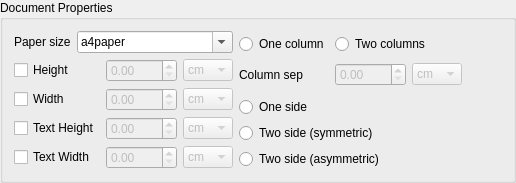
                <widget class="QGroupBox" name="groupBox">
                 <property name="title">
                  <string>Document Properties</string>
                 </property>
                 <layout class="QGridLayout" name="gridLayout_11">
                  <item row="0" column="2" rowspan="3">
                   <spacer name="horizontalSpacer">
                    <property name="orientation">
                     <enum>Qt::Horizontal</enum>
                    </property>
                    <property name="sizeHint" stdset="0">
                     <size>
                      <width>40</width>
                      <height>20</height>
                     </size>
                    </property>
                   </spacer>
                  </item>
                  <item row="2" column="1">
                   <layout class="QVBoxLayout" name="verticalLayout_7">
                    <item>
                     <widget class="QRadioButton" name="OneSideButton">
                      <property name="sizePolicy">
                       <sizepolicy hsizetype="Fixed" vsizetype="Fixed">
                        <horstretch>0</horstretch>
                        <verstretch>0</verstretch>
                       </sizepolicy>
                      </property>
                      <property name="text">
                       <string>One side</string>
                      </property>
                      <attribute name="buttonGroup">
                       <string notr="true">SideLayOutGroup</string>
                      </attribute>
                     </widget>
                    </item>
                    <item>
                     <widget class="QRadioButton" name="TwoSideSymmetricButton">
                      <property name="sizePolicy">
                       <sizepolicy hsizetype="Fixed" vsizetype="Fixed">
                        <horstretch>0</horstretch>
                        <verstretch>0</verstretch>
                       </sizepolicy>
                      </property>
                      <property name="text">
                       <string>Two side (symmetric)</string>
                      </property>
                      <attribute name="buttonGroup">
                       <string notr="true">SideLayOutGroup</string>
                      </attribute>
                     </widget>
                    </item>
                    <item>
                     <widget class="QRadioButton" name="TwoSideAsymmetricButton">
                      <property name="sizePolicy">
                       <sizepolicy hsizetype="Fixed" vsizetype="Fixed">
                        <horstretch>0</horstretch>
                        <verstretch>0</verstretch>
                       </sizepolicy>
                      </property>
                      <property name="text">
                       <string>Two side (asymmetric)</string>
                      </property>
                      <attribute name="buttonGroup">
                       <string notr="true">SideLayOutGroup</string>
                      </attribute>
                     </widget>
                    </item>
                   </layout>
                  </item>
                  <item row="0" column="0">
                   <layout class="QHBoxLayout" name="horizontalLayout_22">
                    <item>
                     <widget class="QLabel" name="label_14">
                      <property name="sizePolicy">
                       <sizepolicy hsizetype="Fixed" vsizetype="Preferred">
                        <horstretch>0</horstretch>
                        <verstretch>0</verstretch>
                       </sizepolicy>
                      </property>
                      <property name="text">
                       <string>Paper size</string>
                      </property>
                     </widget>
                    </item>
                    <item>
                     <widget class="QComboBox" name="PaperSizeComboGeometry">
                      <property name="editable">
                       <bool>true</bool>
                      </property>
                      <property name="currentIndex">
                       <number>4</number>
                      </property>
                      <item>
                       <property name="text">
                        <string>a0paper</string>
                       </property>
                      </item>
                      <item>
                       <property name="text">
                        <string>a1paper</string>
                       </property>
                      </item>
                      <item>
                       <property name="text">
                        <string>a2paper</string>
                       </property>
                      </item>
                      <item>
                       <property name="text">
                        <string>a3paper</string>
                       </property>
                      </item>
                      <item>
                       <property name="text">
                        <string>a4paper</string>
                       </property>
                      </item>
                      <item>
                       <property name="text">
                        <string>a5parer</string>
                       </property>
                      </item>
                      <item>
                       <property name="text">
                        <string>b6paper</string>
                       </property>
                      </item>
                      <item>
                       <property name="text">
                        <string>b0paper</string>
                       </property>
                      </item>
                      <item>
                       <property name="text">
                        <string>b1paper</string>
                       </property>
                      </item>
                      <item>
                       <property name="text">
                        <string>b2paper</string>
                       </property>
                      </item>
                      <item>
                       <property name="text">
                        <string>b3paper</string>
                       </property>
                      </item>
                      <item>
                       <property name="text">
                        <string>b4paper</string>
                       </property>
                      </item>
                      <item>
                       <property name="text">
                        <string>b5paper</string>
                       </property>
                      </item>
                      <item>
                       <property name="text">
                        <string>b6paper</string>
                       </property>
                      </item>
                      <item>
                       <property name="text">
                        <string>c0paper</string>
                       </property>
                      </item>
                      <item>
                       <property name="text">
                        <string>c1paper</string>
                       </property>
                      </item>
                      <item>
                       <property name="text">
                        <string>c2paper</string>
                       </property>
                      </item>
                      <item>
                       <property name="text">
                        <string>c3paper</string>
                       </property>
                      </item>
                      <item>
                       <property name="text">
                        <string>c4paper</string>
                       </property>
                      </item>
                      <item>
                       <property name="text">
                        <string>c5paper</string>
                       </property>
                      </item>
                      <item>
                       <property name="text">
                        <string>c6paper</string>
                       </property>
                      </item>
                      <item>
                       <property name="text">
                        <string>letterpaper</string>
                       </property>
                      </item>
                      <item>
                       <property name="text">
                        <string>executivepaper</string>
                       </property>
                      </item>
                      <item>
                       <property name="text">
                        <string>legalpaper</string>
                       </property>
                      </item>
                     </widget>
                    </item>
                   </layout>
                  </item>
                  <item row="1" column="0" rowspan="2">
                   <layout class="QGridLayout" name="gridLayout_9">
                    <item row="0" column="0">
                     <widget class="QCheckBox" name="SetHeightCheckBox">
                      <property name="sizePolicy">
                       <sizepolicy hsizetype="Fixed" vsizetype="Fixed">
                        <horstretch>0</horstretch>
                        <verstretch>0</verstretch>
                       </sizepolicy>
                      </property>
                      <property name="text">
                       <string>Height</string>
                      </property>
                     </widget>
                    </item>
                    <item row="0" column="1">
                     <layout class="QHBoxLayout" name="horizontalLayout_11">
                      <item>
                       <widget class="QDoubleSpinBox" name="HeightSpinBox">
                        <property name="enabled">
                         <bool>false</bool>
                        </property>
                        <property name="sizePolicy">
                         <sizepolicy hsizetype="Fixed" vsizetype="Fixed">
                          <horstretch>0</horstretch>
                          <verstretch>0</verstretch>
                         </sizepolicy>
                        </property>
                        <property name="minimum">
                         <double>0.000000000000000</double>
                        </property>
                        <property name="maximum">
                         <double>1000.000000000000000</double>
                        </property>
                       </widget>
                      </item>
                      <item>
                       <widget class="QComboBox" name="HeightUnitCombo">
                        <property name="enabled">
                         <bool>false</bool>
                        </property>
                        <property name="sizePolicy">
                         <sizepolicy hsizetype="Fixed" vsizetype="Fixed">
                          <horstretch>0</horstretch>
                          <verstretch>0</verstretch>
                         </sizepolicy>
                        </property>
                        <item>
                         <property name="text">
                          <string>cm</string>
                         </property>
                        </item>
                        <item>
                         <property name="text">
                          <string>mm</string>
                         </property>
                        </item>
                        <item>
                         <property name="text">
                          <string>in</string>
                         </property>
                        </item>
                        <item>
                         <property name="text">
                          <string>pt</string>
                         </property>
                        </item>
                       </widget>
                      </item>
                     </layout>
                    </item>
                    <item row="1" column="1">
                     <layout class="QHBoxLayout" name="horizontalLayout_12">
                      <item>
                       <widget class="QDoubleSpinBox" name="WidthSpinBox">
                        <property name="enabled">
                         <bool>false</bool>
                        </property>
                        <property name="sizePolicy">
                         <sizepolicy hsizetype="Fixed" vsizetype="Fixed">
                          <horstretch>0</horstretch>
                          <verstretch>0</verstretch>
                         </sizepolicy>
                        </property>
                        <property name="minimum">
                         <double>0.000000000000000</double>
                        </property>
                        <property name="maximum">
                         <double>1000.000000000000000</double>
                        </property>
                       </widget>
                      </item>
                      <item>
                       <widget class="QComboBox" name="WidthUnitCombo">
                        <property name="enabled">
                         <bool>false</bool>
                        </property>
                        <property name="sizePolicy">
                         <sizepolicy hsizetype="Fixed" vsizetype="Fixed">
                          <horstretch>0</horstretch>
                          <verstretch>0</verstretch>
                         </sizepolicy>
                        </property>
                        <item>
                         <property name="text">
                          <string>cm</string>
                         </property>
                        </item>
                        <item>
                         <property name="text">
                          <string>mm</string>
                         </property>
                        </item>
                        <item>
                         <property name="text">
                          <string>in</string>
                         </property>
                        </item>
                        <item>
                         <property name="text">
                          <string>pt</string>
                         </property>
                        </item>
                       </widget>
                      </item>
                     </layout>
                    </item>
                    <item row="1" column="0">
                     <widget class="QCheckBox" name="SetWidthCheckBox">
                      <property name="sizePolicy">
                       <sizepolicy hsizetype="Fixed" vsizetype="Fixed">
                        <horstretch>0</horstretch>
                        <verstretch>0</verstretch>
                       </sizepolicy>
                      </property>
                      <property name="text">
                       <string>Width</string>
                      </property>
                     </widget>
                    </item>
                    <item row="3" column="1">
                     <layout class="QHBoxLayout" name="horizontalLayout_14">
                      <item>
                       <widget class="QDoubleSpinBox" name="TextWidthSpinBox">
                        <property name="enabled">
                         <bool>false</bool>
                        </property>
                        <property name="sizePolicy">
                         <sizepolicy hsizetype="Fixed" vsizetype="Fixed">
                          <horstretch>0</horstretch>
                          <verstretch>0</verstretch>
                         </sizepolicy>
                        </property>
                        <property name="minimum">
                         <double>0.000000000000000</double>
                        </property>
                        <property name="maximum">
                         <double>1000.000000000000000</double>
                        </property>
                       </widget>
                      </item>
                      <item>
                       <widget class="QComboBox" name="TextWidthUnitCombo">
                        <property name="enabled">
                         <bool>false</bool>
                        </property>
                        <property name="sizePolicy">
                         <sizepolicy hsizetype="Fixed" vsizetype="Fixed">
                          <horstretch>0</horstretch>
                          <verstretch>0</verstretch>
                         </sizepolicy>
                        </property>
                        <item>
                         <property name="text">
                          <string>cm</string>
                         </property>
                        </item>
                        <item>
                         <property name="text">
                          <string>mm</string>
                         </property>
                        </item>
                        <item>
                         <property name="text">
                          <string>in</string>
                         </property>
                        </item>
                        <item>
                         <property name="text">
                          <string>pt</string>
                         </property>
                        </item>
                       </widget>
                      </item>
                     </layout>
                    </item>
                    <item row="3" column="0">
                     <widget class="QCheckBox" name="SetWidthCheckBox_2">
                      <property name="sizePolicy">
                       <sizepolicy hsizetype="Fixed" vsizetype="Fixed">
                        <horstretch>0</horstretch>
                        <verstretch>0</verstretch>
                       </sizepolicy>
                      </property>
                      <property name="text">
                       <string>Text Width</string>
                      </property>
                     </widget>
                    </item>
                    <item row="2" column="1">
                     <layout class="QHBoxLayout" name="horizontalLayout_13">
                      <item>
                       <widget class="QDoubleSpinBox" name="TextHeightSpinBox">
                        <property name="enabled">
                         <bool>false</bool>
                        </property>
                        <property name="sizePolicy">
                         <sizepolicy hsizetype="Fixed" vsizetype="Fixed">
                          <horstretch>0</horstretch>
                          <verstretch>0</verstretch>
                         </sizepolicy>
                        </property>
                        <property name="minimum">
                         <double>0.000000000000000</double>
                        </property>
                        <property name="maximum">
                         <double>1000.000000000000000</double>
                        </property>
                       </widget>
                      </item>
                      <item>
                       <widget class="QComboBox" name="TextHeightUnitCombo">
                        <property name="enabled">
                         <bool>false</bool>
                        </property>
                        <property name="sizePolicy">
                         <sizepolicy hsizetype="Fixed" vsizetype="Fixed">
                          <horstretch>0</horstretch>
                          <verstretch>0</verstretch>
                         </sizepolicy>
                        </property>
                        <item>
                         <property name="text">
                          <string>cm</string>
                         </property>
                        </item>
                        <item>
                         <property name="text">
                          <string>mm</string>
                         </property>
                        </item>
                        <item>
                         <property name="text">
                          <string>in</string>
                         </property>
                        </item>
                        <item>
                         <property name="text">
                          <string>pt</string>
                         </property>
                        </item>
                       </widget>
                      </item>
                     </layout>
                    </item>
                    <item row="2" column="0">
                     <widget class="QCheckBox" name="SetHeightCheckBox_3">
                      <property name="sizePolicy">
                       <sizepolicy hsizetype="Fixed" vsizetype="Fixed">
                        <horstretch>0</horstretch>
                        <verstretch>0</verstretch>
                       </sizepolicy>
                      </property>
                      <property name="text">
                       <string>Text Height</string>
                      </property>
                     </widget>
                    </item>
                   </layout>
                  </item>
                  <item row="0" column="1" rowspan="2">
                   <layout class="QGridLayout" name="gridLayout_10">
                    <item row="0" column="0">
                     <widget class="QRadioButton" name="OneColumnButton">
                      <property name="text">
                       <string>One column</string>
                      </property>
                      <attribute name="buttonGroup">
                       <string notr="true">ColumnGroup</string>
                      </attribute>
                     </widget>
                    </item>
                    <item row="0" column="1">
                     <widget class="QRadioButton" name="TwoColumnButton">
                      <property name="text">
                       <string>Two columns</string>
                      </property>
                      <attribute name="buttonGroup">
                       <string notr="true">ColumnGroup</string>
                      </attribute>
                     </widget>
                    </item>
                    <item row="1" column="0">
                     <widget class="QLabel" name="label_21">
                      <property name="text">
                       <string>Column sep</string>
                      </property>
                     </widget>
                    </item>
                    <item row="1" column="1">
                     <layout class="QHBoxLayout" name="horizontalLayout_15">
                      <item>
                       <widget class="QDoubleSpinBox" name="ColumnSepSpinBox">
                        <property name="enabled">
                         <bool>false</bool>
                        </property>
                        <property name="sizePolicy">
                         <sizepolicy hsizetype="Fixed" vsizetype="Fixed">
                          <horstretch>0</horstretch>
                          <verstretch>0</verstretch>
                         </sizepolicy>
                        </property>
                        <property name="minimum">
                         <double>0.000000000000000</double>
                        </property>
                        <property name="maximum">
                         <double>1000.000000000000000</double>
                        </property>
                       </widget>
                      </item>
                      <item>
                       <widget class="QComboBox" name="ColumnSepUnitCombo">
                        <property name="enabled">
                         <bool>false</bool>
                        </property>
                        <property name="sizePolicy">
                         <sizepolicy hsizetype="Fixed" vsizetype="Fixed">
                          <horstretch>0</horstretch>
                          <verstretch>0</verstretch>
                         </sizepolicy>
                        </property>
                        <item>
                         <property name="text">
                          <string>cm</string>
                         </property>
                        </item>
                        <item>
                         <property name="text">
                          <string>mm</string>
                         </property>
                        </item>
                        <item>
                         <property name="text">
                          <string>in</string>
                         </property>
                        </item>
                        <item>
                         <property name="text">
                          <string>pt</string>
                         </property>
                        </item>
                       </widget>
                      </item>
                     </layout>
                    </item>
                   </layout>
                  </item>
                 </layout>
                </widget>
